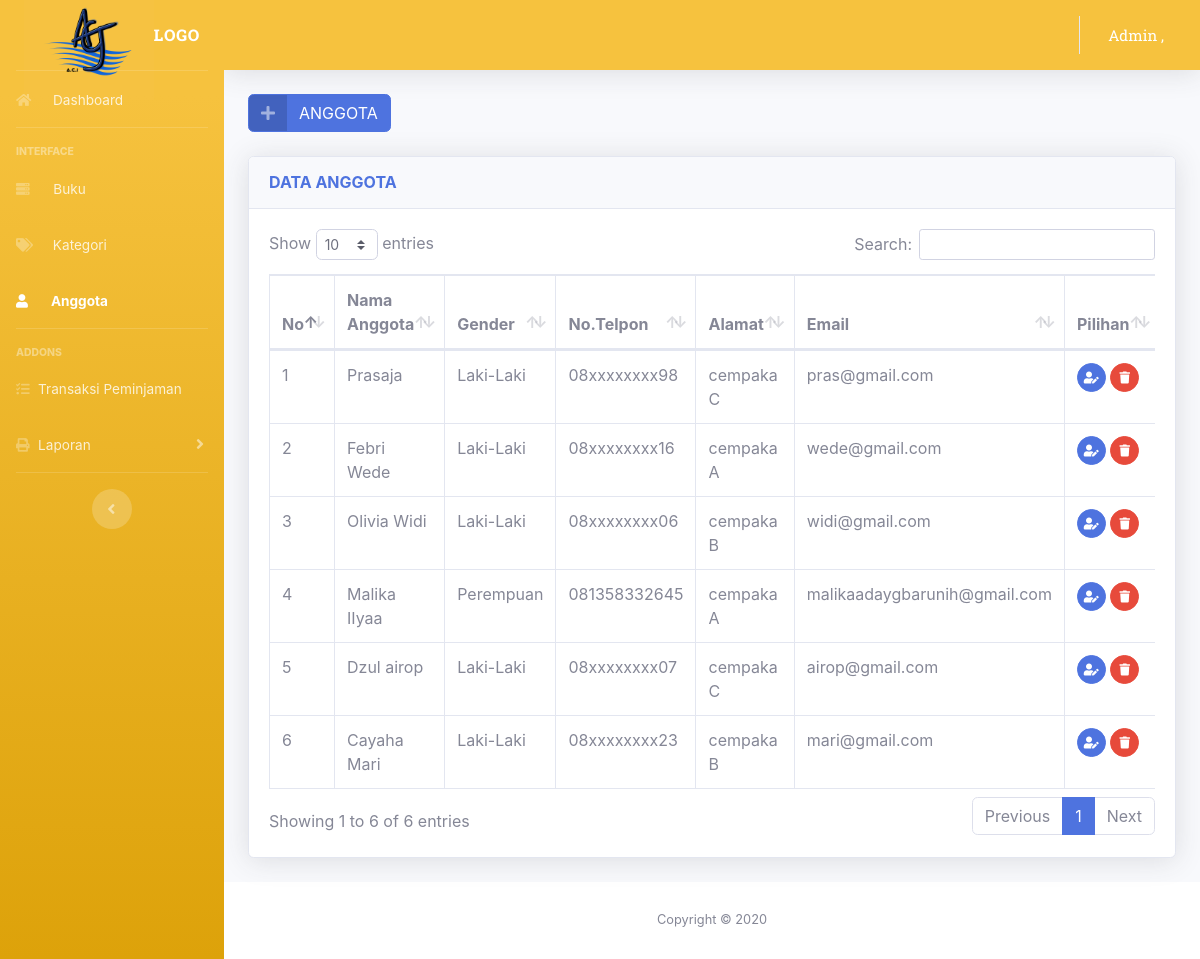
Screenshot of /index.php/admin/anggota with the database file from the repository.
### tables this page shows
CREATE TABLE `anggota` (
  `id_anggota` int(11) NOT NULL,
  `nama_anggota` varchar(50) NOT NULL,
  `gender` enum('Laki-Laki','Perempuan') NOT NULL,
  `no_telp` varchar(20) NOT NULL,
  `alamat` varchar(50) NOT NULL,
  `email` varchar(30) NOT NULL,
  `password` varchar(20) NOT NULL
);

### application/controllers/Admin.php (called while the page is built, shortened)
<?php
class Admin extends CI_Controller
{
function anggota(){
   $data['user'] = $this->db->get_where('user', ['email' => $this->session->userdata('email')])->row_array();
$data['anggota'] = $this->M_perpus->get_data('anggota')->result();
$this->load->view('admin/header');
$this->load->view('admin/anggota',$data);
$this->load->view('admin/footer');
}
}
?>

### index.php (called while the page is built, shortened)
<?php
require_once BASEPATH.'core/CodeIgniter.php';

### application/models/M_perpus.php (called while the page is built, shortened)
<?php
class M_perpus extends CI_model
{
	function get_data($table)
	{
		return $this->db->get($table);
	}
}
?>

### application/views/admin/anggota.php (the view, shortened to what this page needs)
<div class="container-fluid">
                 <a href="<?php echo base_url().'admin/tambah_anggota'; ?>"  class="btn btn-primary btn-icon-split"> <span class="icon text-white-50">
                     <i class="fas fa-plus"></i>
                   </span>
                   <span class="text" >ANGGOTA</span></a>
           <br>
           <br>
         <div class="card shadow mb-4">
           <div class="card-header py-3">
             <h6 class="m-0 font-weight-bold text-primary">DATA ANGGOTA</h6>
           </div>
           <div class="card-body">
             <div class="table-responsive">
               <table class="table table-bordered" id="dataTable" width="100%" cellspacing="0">
                 <thead>
                   <tr>
                     <th>No</th>
                     <th>Nama Anggota</th>
                     <th>Gender</th>
                     <th>No.Telpon</th>
                     <th>Alamat</th>
                     <th>Email</th>
                     <th>Pilihan</th>
                     </tr>
                 </thead>
                 <tbody>
                   <?php
                       $no = 1;
                       foreach ($anggota as $a) {
                       ?>
                       <tr>
                       <td><?php echo $no++; ?></td>
                       <td><?php echo $a->nama_anggota ?></td>
                       <td><?php echo $a->gender ?></td>
                       <td><?php echo $a->no_telp ?></td>
                       <td><?php echo $a->alamat ?></td>
                       <td><?php echo $a->email ?></td>
                       <td nowrap="nowrap">
                       <a href="<?php echo
                       base_url().'admin/edit_anggota/'.$a->id_anggota; ?>" class="btn btn-primary btn-circle btn-sm">
                       <i class="fas fa-user-edit"></i>
                       </a>
                       <a href="<?php echo
                       base_url().'admin/hapus_anggota/'.$a->id_anggota; ?>" class="btn btn-danger btn-circle btn-sm">
                       <i class="fas fa-trash"></i>
                       </a>
                       </td>
                       </tr>
                       <?php } ?>
                       </tbody>
               </table>
             </div>
           </div>
         </div>
       </div>

### rows the page displays
anggota: nama_anggota "Prasaja", gender "Laki-Laki", no_telp "08xxxxxxxx98", alamat "cempaka C", email "pras@gmail.com"
anggota: nama_anggota "Febri Wede", gender "Laki-Laki", no_telp "08xxxxxxxx16", alamat "cempaka A", email "wede@gmail.com"
anggota: nama_anggota "Olivia Widi", gender "Laki-Laki", no_telp "08xxxxxxxx06", alamat "cempaka B", email "widi@gmail.com"
anggota: nama_anggota "Malika IIyaa", gender "Perempuan", no_telp "081358332645", alamat "cempaka A", email "malikaadaygbarunih@gmail.com"
anggota: nama_anggota "Dzul airop", gender "Laki-Laki", no_telp "08xxxxxxxx07", alamat "cempaka C", email "airop@gmail.com"
anggota: nama_anggota "Cayaha Mari", gender "Laki-Laki", no_telp "08xxxxxxxx23", alamat "cempaka B", email "mari@gmail.com"
